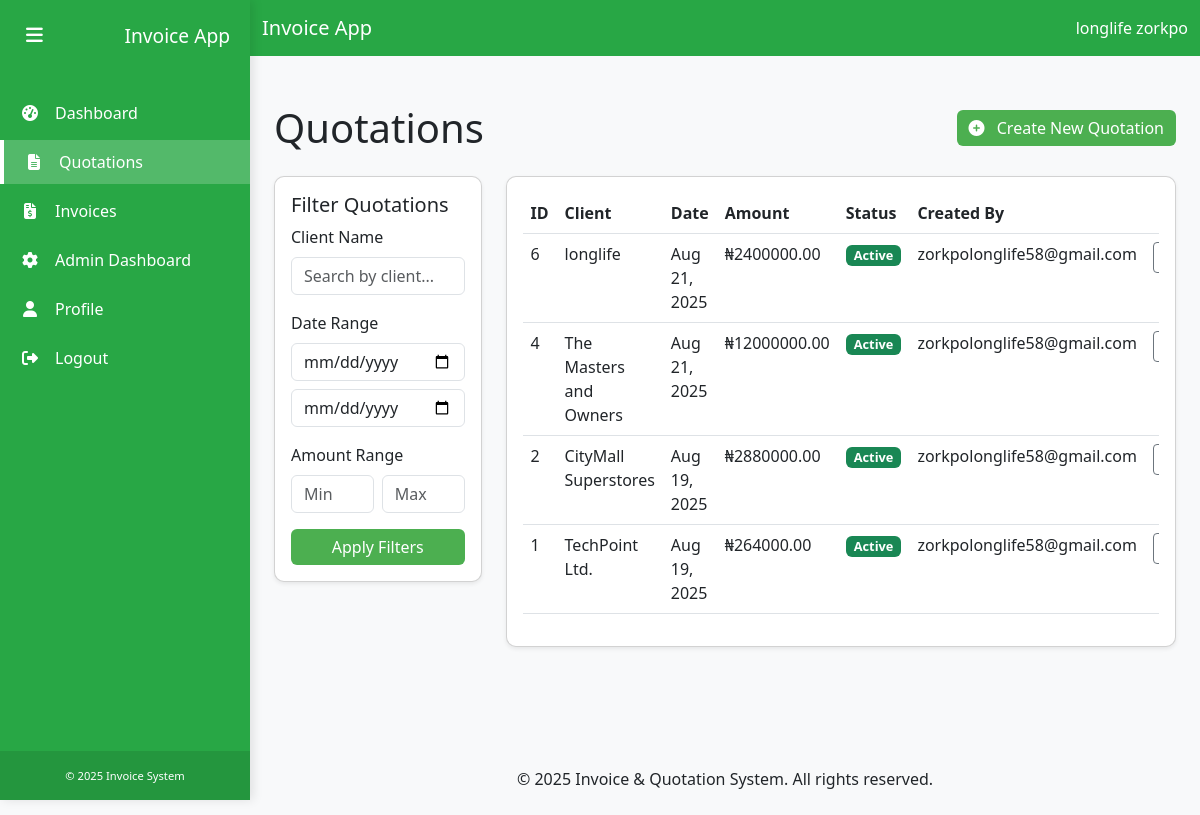
Page /quotations/ (signed in) on the earlier database version.
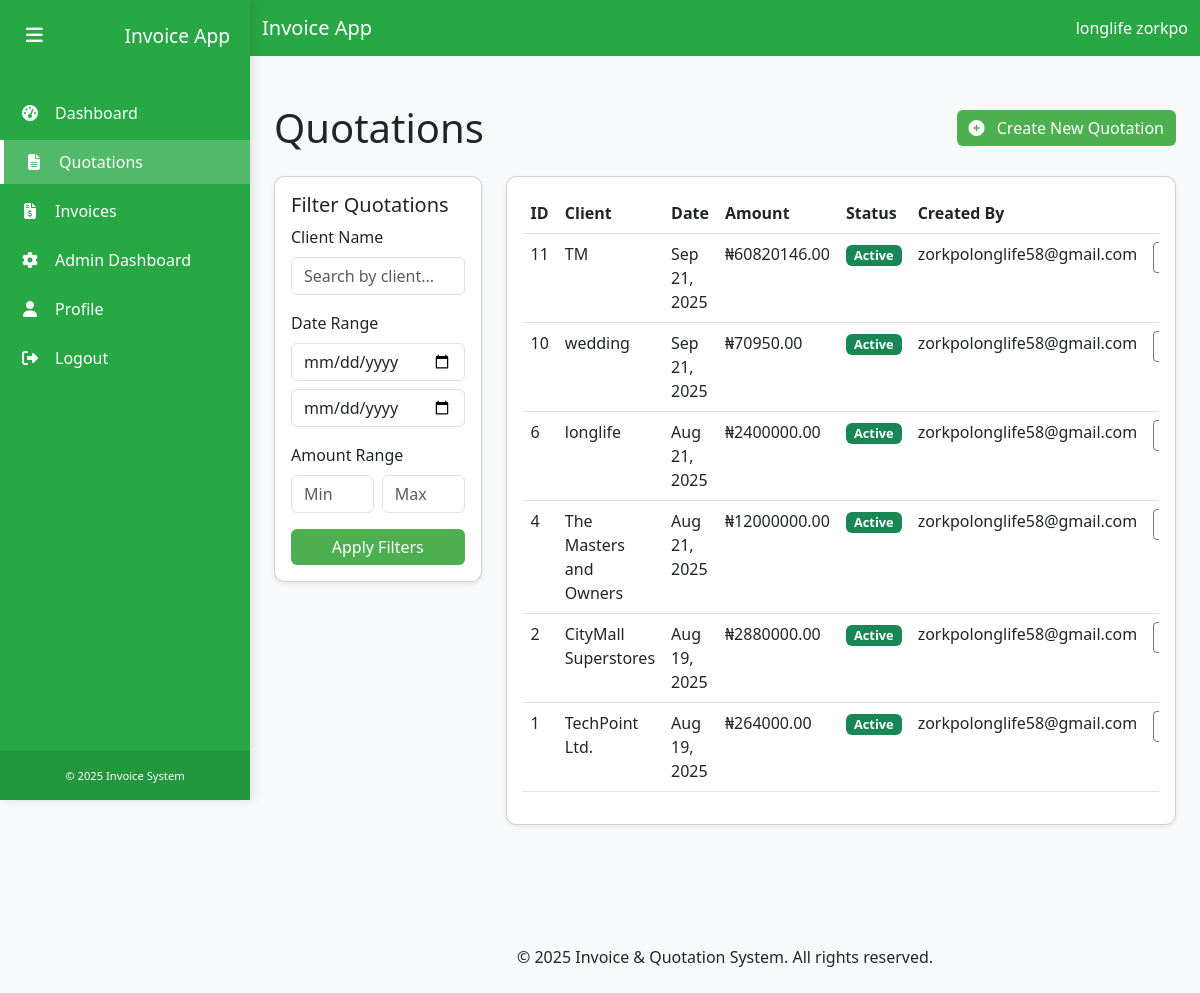
Same page on the later database version.
### users/models.py (models this page shows, shortened)
class CustomUser(AbstractUser):
    ROLE_CHOICES = (
        ('Admin', 'Admin'),
        ('User', 'User'),
    )
    email = models.EmailField(_('email address'), unique=True)
    role = models.CharField(max_length=10, choices=ROLE_CHOICES, default='User')
    profile_picture = models.ImageField(upload_to='profile_pics/', null=True, blank=True)
    USERNAME_FIELD = 'email'
    REQUIRED_FIELDS = ['first_name', 'last_name']
    objects = CustomUserManager()

### quotations/models.py (models this page shows, shortened)
class Quotation(models.Model):
    CURRENCY_CHOICES = [
        ('NGN', 'Nigerian Naira (₦)'),
        ('USD', 'US Dollar ($)'),
        ('EUR', 'Euro (€)'),
        ('GBP', 'British Pound (£)'),
        ('CAD', 'Canadian Dollar (C$)'),
        ('AUD', 'Australian Dollar (A$)'),
    ]
    user = models.ForeignKey(settings.AUTH_USER_MODEL, on_delete=models.CASCADE)
    quotation_number = models.CharField(max_length=100, verbose_name="Quotation Number", null=True, blank=True)
    client_name = models.CharField(max_length=255)
    rfq_number = models.CharField(max_length=100, blank=True, null=True, verbose_name="Request for Quotation Number")
    vessel_name = models.CharField(max_length=255, blank=True, null=True, verbose_name="Vessel Name")
    currency = models.CharField(max_length=3, choices=CURRENCY_CHOICES, default='NGN', verbose_name="Currency")
    items = models.ManyToManyField(Item)
    subtotal = models.DecimalField(max_digits=10, decimal_places=2)
    vat_percentage = models.DecimalField(max_digits=5, decimal_places=2, default=7.5)
    vat_amount = models.DecimalField(max_digits=10, decimal_places=2)
    total = models.DecimalField(max_digits=10, decimal_places=2)
    date_created = models.DateTimeField(default=timezone.now)
    notes = models.TextField(blank=True, null=True, verbose_name="Additional Notes")

### quotations/views.py (the view)
# urls.py: path('', views.quotation_list, name='quotation_list'),
@login_required
def quotation_list(request):
    quotations = Quotation.objects.filter(user=request.user).order_by('-date_created')
    q = request.GET.get('q')
    start = request.GET.get('start')
    end = request.GET.get('end')
    min_amt = request.GET.get('min')
    max_amt = request.GET.get('max')
    if q:
        quotations = quotations.filter(Q(client_name__icontains=q))
    if start:
        try:
            start_date = datetime.strptime(start, '%Y-%m-%d').date()
            quotations = quotations.filter(date_created__date__gte=start_date)
        except Exception:
            pass
    if end:
        try:
            end_date = datetime.strptime(end, '%Y-%m-%d').date()
            quotations = quotations.filter(date_created__date__lte=end_date)
        except Exception:
            pass
    if min_amt:
        try:
            quotations = quotations.filter(total__gte=Decimal(min_amt))
        except Exception:
            pass
    if max_amt:
        try:
            quotations = quotations.filter(total__lte=Decimal(max_amt))
        except Exception:
            pass
    return render(request, 'quotations/quotation_list.html', {'quotations': quotations})

### templates/quotations/quotation_list.html (shortened to what this page needs)
{% extends 'base.html' %}
{% block content %}
<div class="container py-4">
    <div class="d-flex justify-content-between align-items-center mb-4">
        <h1 class="mb-0">Quotations</h1>
        <a href="{% url 'quotation_detail' %}" class="btn btn-create pulse-animation">
            <i class="fas fa-plus-circle me-2"></i> Create New Quotation
        </a>
    </div>
    <div class="row">
        <div class="col-md-3 mb-4">
            <div class="card shadow-sm">
                <div class="card-body">
                    <h5 class="card-title">Filter Quotations</h5>
                    <form method="get">
                        <div class="mb-3">
                            <label class="form-label">Client Name</label>
                            <input type="text" name="q" value="{{ request.GET.q }}" class="form-control" placeholder="Search by client...">
                        </div>
                        <div class="mb-3">
                            <label class="form-label">Date Range</label>
                            <input type="date" name="start" value="{{ request.GET.start }}" class="form-control mb-2">
                            <input type="date" name="end" value="{{ request.GET.end }}" class="form-control">
                        </div>
                        <div class="mb-3">
                            <label class="form-label">Amount Range</label>
                            <div class="d-flex gap-2">
                                <input type="number" name="min" value="{{ request.GET.min }}" class="form-control" placeholder="Min">
                                <input type="number" name="max" value="{{ request.GET.max }}" class="form-control" placeholder="Max">
                            </div>
                        </div>
                        <button type="submit" class="btn btn-create w-100">Apply Filters</button>
                    </form>
                </div>
            </div>
        </div>
        <div class="col-md-9">
            {% if quotations %}
                <div class="card shadow-sm">
                    <div class="card-body">
                        <div class="table-responsive">
                            <table class="table table-hover">
                                <thead>
                                    <tr>
                                        <th>ID</th>
                                        <th>Client</th>
                                        <th>Date</th>
                                        <th>Amount</th>
                                        <th>Status</th>
                                        <th>Created By</th>
                                        <th class="text-end">Actions</th>
                                    </tr>
                                </thead>
                                <tbody>
                                    {% for quotation in quotations %}
                                    <tr>
                                        <td>{{ quotation.id }}</td>
                                        <td>{{ quotation.client_name }}</td>
                                        <td>{{ quotation.date_created|date:"M d, Y" }}</td>
                                        <td>₦{{ quotation.total }}</td>
                                        <td>
                                            <span class="badge bg-success status-badge">Active</span>
                                        </td>
                                        <td>{{ quotation.user.username }}</td>
                                        <td class="text-end">
                                            <div class="d-flex justify-content-end">
                                                <a href="{% url 'view_quotation' quotation.id %}" class="btn btn-sm btn-outline-secondary me-1" title="View">
                                                </a>
                                            </div>
                                        </td>
                                    </tr>
                                    {% endfor %}
                                </tbody>
                            </table>
                        </div>
                    </div>
                </div>
            {% endif %}
        </div>
    </div>
</div>
{% endblock %}

### templates/base.html (shortened to what this page needs)
{% load static %}
<!DOCTYPE html>
<html lang="en">
<head>
    <link href="https://cdn.jsdelivr.net/npm/bootstrap@5.3.0/dist/css/bootstrap.min.css" rel="stylesheet">
    <link rel="stylesheet" href="https://cdnjs.cloudflare.com/ajax/libs/font-awesome/6.4.0/css/all.min.css">
</head>
<body>
    {% if user.is_authenticated %}
    <div class="sidebar" id="sidebar">
        <div class="sidebar-header d-flex align-items-center">
            <button class="sidebar-toggle" id="sidebarToggle">
                <i class="fas fa-bars"></i>
            </button>
            <h3 class="m-0">Invoice App</h3>
        </div>
        <ul class="sidebar-menu">
            <li>
                <a href="{% url 'dashboard' %}">
                    <i class="fas fa-tachometer-alt"></i>
                    <span>Dashboard</span>
                </a>
            </li>
            <li>
                <a href="{% url 'quotation_list' %}">
                    <i class="fas fa-file-alt"></i>
                    <span>Quotations</span>
                </a>
            </li>
            <li>
                <a href="{% url 'invoice_list' %}">
                    <i class="fas fa-file-invoice-dollar"></i>
                    <span>Invoices</span>
                </a>
            </li>
            {% if user.is_staff %}
            <li>
                <a href="{% url 'admin_dashboard' %}">
                    <i class="fas fa-cog"></i>
                    <span>Admin Dashboard</span>
                </a>
            </li>
            {% endif %}
            <li>
                <a href="{% url 'profile' %}">
                    <i class="fas fa-user"></i>
                    <span>Profile</span>
                </a>
            </li>
            <li>
                <a href="{% url 'logout' %}">
                    <i class="fas fa-sign-out-alt"></i>
                    <span>Logout</span>
                </a>
            </li>
        </ul>
        <div class="sidebar-footer">
            <small>&copy; {% now "Y" %} Invoice System</small>
        </div>
    </div>
    <div class="main-content" id="mainContent">
        <div class="top-nav">
            <nav class="navbar navbar-expand-lg navbar-dark">
                <div class="container-fluid">
                    <a class="navbar-brand d-flex align-items-center" href="/">
                        Invoice App
                    </a>
                    <div class="ms-3">
                        <span class="text-white">{{ user.get_full_name|default:user.email }}</span>
                    </div>
                </div>
            </nav>
        </div>
        <div class="container my-4">
    {% else %}
    <div class="container my-4">
    {% endif %}
        {% block content %}{% endblock %}
    </div>
    <footer class="bg-light py-4 mt-5">
        <div class="container text-center">
            <p class="mb-0">&copy; {% now "Y" %} Invoice & Quotation System. All rights reserved.</p>
        </div>
    </footer>
    <link rel="stylesheet" href="{% static 'css/sidebar.css' %}">
</body>
</html>

### static/css/sidebar.css (style rules this page uses)
.sidebar { position: fixed; top: 0; left: 0; height: 100vh; width: 250px; background-color: var(--primary-color); color: white; transition: all 0.3s; z-index: 1000; box-shadow: 3px 0 10px rgba(0, 0, 0, 0.1); overflow-y: auto; }
.sidebar-header { padding: 20px; display: flex; align-items: center; justify-content: space-between; }
.sidebar-header h3 { margin: 0; font-size: 1.2rem; white-space: nowrap; overflow: hidden; }
.sidebar-toggle { cursor: pointer; background: transparent; border: none; color: white; font-size: 1.2rem; }
.sidebar-menu { padding: 0; list-style: none; margin-top: 20px; }
.sidebar-menu li { margin-bottom: 5px; }
.sidebar-menu a { display: flex; align-items: center; padding: 10px 20px; color: white; text-decoration: none; transition: all 0.3s; }
.sidebar-menu a.active { background-color: rgba(255, 255, 255, 0.2); border-left: 4px solid white; }
.sidebar-menu i { margin-right: 15px; width: 20px; text-align: center; }
.sidebar-footer { position: absolute; bottom: 0; width: 100%; padding: 15px; background-color: rgba(0, 0, 0, 0.1); font-size: 0.8rem; text-align: center; }
.main-content { margin-left: 250px; transition: all 0.3s; min-height: 100vh; display: flex; flex-direction: column; }

### templates/base.html (style rules this page uses)
:root { --primary-color: #28a745; --secondary-color: #B2BEB5; }
body { font-family: 'Segoe UI', Tahoma, Geneva, Verdana, sans-serif; background-color: #f8f9fa; }
.navbar { background-color: var(--primary-color); }
.navbar-brand, .navbar-nav .nav-link { color: white; }
.card { border-radius: 10px; box-shadow: 0 4px 6px rgba(0, 0, 0, 0.1); transition: transform 0.3s ease; }

### templates/quotations/quotation_list.html (style rules this page uses)
.status-badge { font-size: 0.8rem; padding: 0.25rem 0.5rem; }
.btn-create { background-color: #4CAF50; color: white; border: none; transition: all 0.3s; }
.pulse-animation { animation: pulse 2s infinite; }

Differences in the rows shown:
added Quotation: id "11", client_name "TM", date_created "Sep 21, 2025", total "60820146.00", user.username "zorkpolonglife58@gmail.com"
added Quotation: id "10", client_name "wedding", date_created "Sep 21, 2025", total "70950.00", user.username "zorkpolonglife58@gmail.com"
